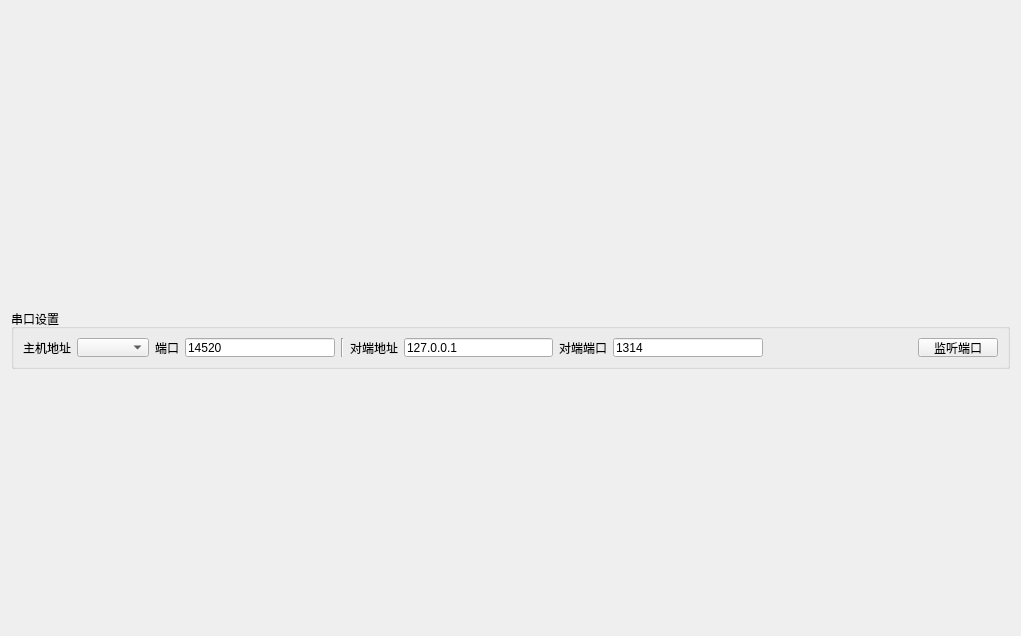
<?xml version="1.0" encoding="UTF-8"?>
<ui version="4.0">
 <class>UdpClientWidget</class>
 <widget class="QWidget" name="UdpClientWidget">
  <property name="geometry">
   <rect>
    <x>0</x>
    <y>0</y>
    <width>1021</width>
    <height>636</height>
   </rect>
  </property>
  <property name="windowTitle">
   <string>Form</string>
  </property>
  <layout class="QGridLayout" name="gridLayout_2">
   <item row="2" column="1">
    <widget class="QWidget" name="widget_input" native="true">
     <property name="maximumSize">
      <size>
       <width>16777215</width>
       <height>250</height>
      </size>
     </property>
    </widget>
   </item>
   <item row="2" column="0">
    <widget class="QWidget" name="widget_sendPanel" native="true">
     <property name="maximumSize">
      <size>
       <width>200</width>
       <height>250</height>
      </size>
     </property>
    </widget>
   </item>
   <item row="0" column="0" colspan="2">
    <widget class="QWidget" name="widget_output" native="true"/>
   </item>
   <item row="1" column="0" colspan="2">
    <widget class="QGroupBox" name="groupBox">
     <property name="maximumSize">
      <size>
       <width>16777215</width>
       <height>60</height>
      </size>
     </property>
     <property name="title">
      <string>串口设置</string>
     </property>
     <layout class="QGridLayout" name="gridLayout">
      <item row="0" column="15">
       <spacer name="horizontalSpacer_2">
        <property name="orientation">
         <enum>Qt::Horizontal</enum>
        </property>
        <property name="sizeHint" stdset="0">
         <size>
          <width>40</width>
          <height>20</height>
         </size>
        </property>
       </spacer>
      </item>
      <item row="0" column="8">
       <widget class="QLabel" name="label_2">
        <property name="text">
         <string>端口</string>
        </property>
       </widget>
      </item>
      <item row="0" column="9">
       <widget class="QLineEdit" name="lineEdit_localPort">
        <property name="maximumSize">
         <size>
          <width>16777215</width>
          <height>16777215</height>
         </size>
        </property>
        <property name="text">
         <string>14520</string>
        </property>
       </widget>
      </item>
      <item row="0" column="0">
       <widget class="QLabel" name="label">
        <property name="text">
         <string>主机地址</string>
        </property>
       </widget>
      </item>
      <item row="0" column="1" colspan="6">
       <widget class="QComboBox" name="comboBox_localAddress"/>
      </item>
      <item row="0" column="13">
       <widget class="QLabel" name="label_4">
        <property name="text">
         <string>对端端口</string>
        </property>
       </widget>
      </item>
      <item row="0" column="10">
       <widget class="Line" name="line">
        <property name="orientation">
         <enum>Qt::Vertical</enum>
        </property>
       </widget>
      </item>
      <item row="0" column="11">
       <widget class="QLabel" name="label_3">
        <property name="text">
         <string>对端地址</string>
        </property>
       </widget>
      </item>
      <item row="0" column="12">
       <widget class="QLineEdit" name="lineEdit_peerAddress">
        <property name="sizePolicy">
         <sizepolicy hsizetype="Expanding" vsizetype="Fixed">
          <horstretch>0</horstretch>
          <verstretch>0</verstretch>
         </sizepolicy>
        </property>
        <property name="minimumSize">
         <size>
          <width>100</width>
          <height>0</height>
         </size>
        </property>
        <property name="maximumSize">
         <size>
          <width>16777215</width>
          <height>16777215</height>
         </size>
        </property>
        <property name="text">
         <string>127.0.0.1</string>
        </property>
       </widget>
      </item>
      <item row="0" column="16">
       <widget class="QPushButton" name="pushButton_open">
        <property name="text">
         <string>监听端口</string>
        </property>
       </widget>
      </item>
      <item row="0" column="14">
       <widget class="QLineEdit" name="lineEdit_peerPort">
        <property name="maximumSize">
         <size>
          <width>16777215</width>
          <height>16777215</height>
         </size>
        </property>
        <property name="text">
         <string>1314</string>
        </property>
       </widget>
      </item>
     </layout>
    </widget>
   </item>
  </layout>
 </widget>
 <resources/>
 <connections/>
</ui>
